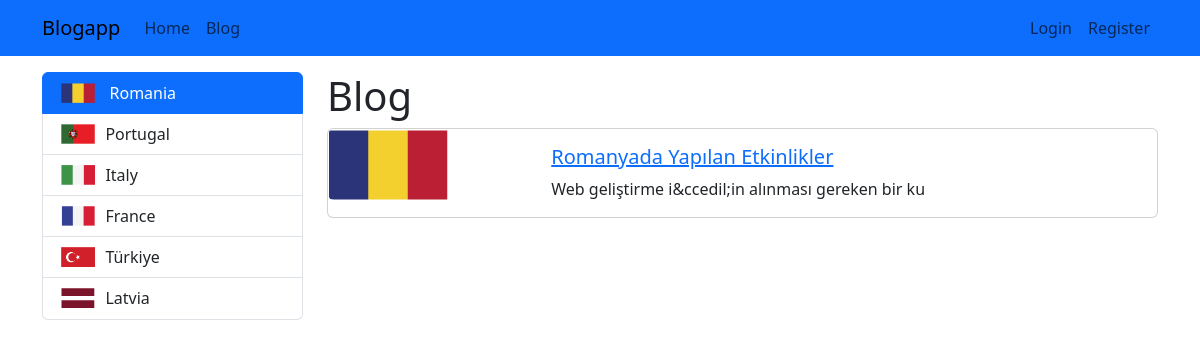
The page /category/romania on the database its author committed.
### blog/models.py (models this page shows, shortened)
class Category(models.Model):
    name=models.CharField(max_length=150)
    category_img=models.ImageField(null=True,upload_to='category')
    slug=models.SlugField(null=False,blank=True,unique=True,db_index=True,editable=False) # db_index alanı hız , performans açısından önemli

class Blog(models.Model):
    title=models.CharField(max_length=200)
    image=models.ImageField(upload_to="blogs")
    descriptions=RichTextField()
    is_active=models.BooleanField(default=False)
    is_home=models.BooleanField(default=False)
    slug=models.SlugField(null=False,blank=True,unique=True,db_index=True,editable=False) # db_index alanı hız , performans açısından önemli
    categories=models.ManyToManyField(Category,blank=True)

### blog/views.py (the view)
# urls.py: path("category/<slug:slug>",views.blogs_by_category,name="blogs_by_category"),
def blogs_by_category(request,slug):
     context={
         "blogs":Category.objects.get(slug=slug).blog_set.filter(is_active=True),
         "categories":Category.objects.all(),
         "selected_category":slug
          }
     return render(request,"blog/blogs.html",context)

### blog/templates/blog/blogs.html (shortened to what this page needs)
{% extends "base.html" %}
{% block content%}
    <div class="container mt-3">
        <div class="row">
            <div class="col-3">
                {%include 'partials/_categories.html' %}
            </div>
            <div class="col-9">
                <h1>Blog</h1>
                {% if blogs|length > 0 %}
                    {% for blog in blogs%}
                        {% if blog.is_active%}
                        {%include 'blog/partials/_blog.html' %}
                        {%endif%}
                    {%endfor%}
                {% else %}
                    <div class="alert alert-warning">Bu kategoride kayıt yok</div>
                {% endif %}
            </div>
        </div>
    </div>
{%endblock%}

### templates/partials/_categories.html
<div class="list-group">
    {% for category in categories %}
        {%if category.slug == selected_category %}
            <a href="{%url 'blogs_by_category' category.slug%}" class="list-group-item list-group-item-action active"><img src="{{category.category_img.url}}" alt="" class="img-fluid " style="width:15%;float:left;margin:2px;">&nbsp;&nbsp; {{ category.name|title }}</a>
        {% else %}
            <a href="{%url 'blogs_by_category' category.slug%}" class="list-group-item list-group-item-action"><img src="{{category.category_img.url}}" alt="" class="img-fluid  " style="width:15%;float:left;margin:2px;">&nbsp;&nbsp;{{ category.name|title }}</a>
        {%endif%}
    {% endfor %}
</div>

### blog/templates/blog/partials/_blog.html
{%load static %}
<div class="card mb-3">
    <div class="row g-0">
        <div class="col-md-3">
            <img src="{{blog.image.url}}" alt="" class="img-fluid rounded-start ">
        </div>
        <div class="col-md-9">
            <div class="card-body">
                <h5 class="card-title">
                   <a href="{% url 'blog_details' blog.slug %}">{{ blog.title}}</a>
                    </h5>
                <p class="card-text">{{blog.descriptions|striptags|slice:"0:50"}}</p>
            </div>
        </div>
    </div>
</div>

### rows shown on the page
Category: category_img (picture), name "Romania"
Category: category_img (picture), name "Portugal"
Category: category_img (picture), name "Italy"
Category: category_img (picture), name "France"
Category: category_img (picture), name "Türkiye"
Category: category_img (picture), name "Latvia"
Blog: image (picture), title "Romanyada Yapılan Etkinlikler", descriptions "Web geliştirme i&ccedil;in alınması gereken bir ku"
